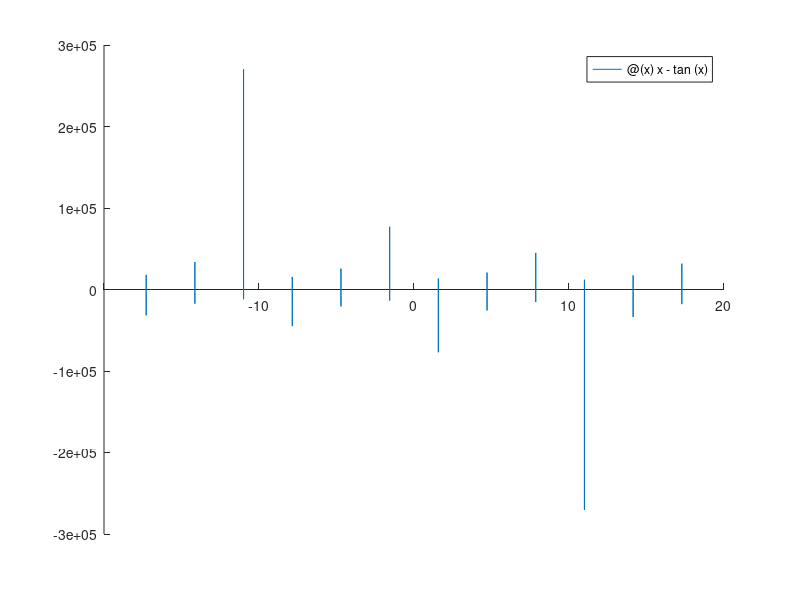

Write MATLAB code to recreate this figure. (Note: this script raises an error after producing the figure.)
clear; clc; close all;

% Description: Finds the first ten roots of a function

f = @(x) x - tan(x);
df = @(x) -(tan(x))^2;

hold on
fplot(f,[-20,20])
set(gca,'xaxislocation','origin')

x = -10;

tol = 1e-18;
maxIter = 1000;
% [x,iter] = newtons(f,df,x,tol,maxIter);
a = -1;b=1;
[x, iter] = bisection(f,a,b,tol,maxIter);
plot(x,f(x),'rx')

function [x,iter] = newtons(f,df,x,tol,maxIter)
    err = 1;
	iter = 0;
	while ((iter < maxIter) && (err > tol))
		xold = x - f(x)./df(x);
        err = abs(x-xold)/xold;
        x = xold;
		iter = iter + 1;
	end
end

function [c, iter] = bisection(f,a,b,tol,maxIter)
	c = mean([a,b]);
    err = 1;
	iter = 0;
	while ((iter < maxIter) && (err > tol))
		[a,b] = rootInterval(f,a,b,c);
		cold = mean([a,b]);
        err = abs(c-cold)/abs(cold);
        c = cold;
		iter = iter + 1;
	end
end

function [a,b] = rootInterval(f,a,b,c)
	if f(a)*f(c) < 0
		b = c;
	else
		a = c;
	end
end
